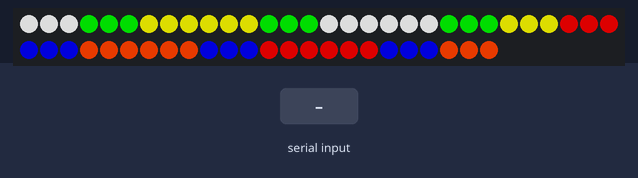
A sketch run on a simulated ESP32. On the bench: 54 RGB LEDs in strip order, left to right, continuing on the next row. The test bench sets the inputs (shaded band). Dim RGB values are drawn brighter than linear; nothing arrives over Bluetooth unless stated.

Above: at 1.2 s.
1.3 s: "r" received over the second serial link
At 2.5 s:
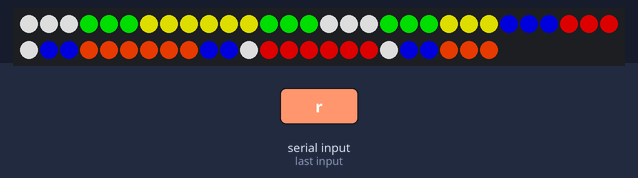
2.8 s: "l" received over the second serial link
At 3.7 s:
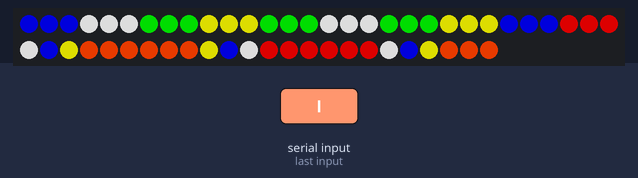
Timing chart, 0 to 5.8 s (numbered marks = the images above; inputs shaded):
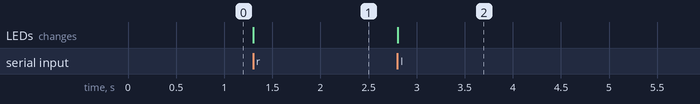

The sketch:

Qrkly_Led_Cube_v1.ino
```cpp
#include <Adafruit_NeoPixel.h>
#include <BluetoothSerial.h>
#include <Arduino.h>
BluetoothSerial serialBT;
#define PIN 18 // Pin Numarasi
#define NUMPIXELS 54 // Pixel Sayisi

// NOTASYONLAR:   R -> r    R'-> s    L -> l    L'-> m    U -> u    U'-> v    D -> d    D'-> e    F -> f    F'-> g    B -> b    B'-> c
Adafruit_NeoPixel pixels(NUMPIXELS, PIN, NEO_GRB + NEO_KHZ800);

uint32_t colors[] = {pixels.Color(150, 150, 150), pixels.Color(0, 150, 0),pixels.Color(150, 150, 0),pixels.Color(150, 0, 0),pixels.Color(0, 0, 150),pixels.Color(180, 45, 0)};
int values[] = {0,0,0,1,1,1,2,2,2,2,2,2,1,1,1,0,0,0,0,0,0,1,1,1,2,2,2,3,3,3,4,4,4,5,5,5,5,5,5,4,4,4,3,3,3,3,3,3,4,4,4,5,5,5,6,6,6};

int RRotate[] = {26, 25, 24, 23, 22, 21, 20, 19, 18, 48, 41, 30,    27, 44, 45, 46, 47, 42, 29, 28,     23, 22, 21, 20, 19, 18, 48, 41, 30, 26, 25, 24,   45, 46, 47, 42, 29, 28, 27, 44};
int RiRotate[] = {23, 22, 21, 20, 19, 18, 48, 41, 30, 26, 25, 24,    27, 44, 45, 46, 47, 42, 29, 28,    26, 25, 24, 23, 22, 21, 20, 19, 18, 48, 41, 30,   29, 28, 27, 44, 45, 46, 47, 42};
int LRotate[] = {0, 1, 2, 3, 4, 5, 6, 7, 8, 32, 39, 50,    51, 52, 53, 36, 35, 34, 33, 38,   3, 4, 5, 6, 7, 8, 32, 39, 50, 0, 1, 2,   53, 36, 35, 34, 33, 38, 51, 52};
int LiRotate[] = {0, 1, 2, 3, 4, 5, 6, 7, 8, 32, 39, 50,    51, 52, 53, 36, 35, 34, 33, 38,    32, 39, 50, 0, 1, 2, 3, 4, 5, 6, 7, 8,   33, 38, 51, 52, 53, 36, 35, 34};
int URotate[] = {3, 14, 21, 51, 52, 53, 48, 49, 50, 45, 46, 47,   0, 1, 2, 15, 20, 19, 18, 17,     51, 52, 53, 48, 49, 50, 45, 46, 47, 3, 14, 21,    18, 17, 0, 1, 2, 15, 20, 19};
int UiRotate[] = {3, 14, 21, 51, 52, 53, 48, 49, 50, 45, 46, 47,   0, 1, 2, 15, 20, 19, 18, 17,      45, 46, 47, 3, 14, 21, 51, 52, 53, 48, 49, 50,    2, 15, 20, 19, 18, 17, 0, 1};
int DRotate[] = {5, 12, 23, 27, 28, 29, 30, 31, 32, 33, 34, 35,   6, 11, 24, 25, 26, 9, 8, 7,    27, 28, 29, 30, 31, 32, 33, 34, 35, 5, 12, 23,   24, 25, 26, 9, 8, 7, 6, 11};
int DiRotate[] = {5, 12, 23, 27, 28, 29, 30, 31, 32, 33, 34, 35,   6, 11, 24, 25, 26, 9, 8, 7,     33, 34, 35, 5, 12, 23, 27, 28, 29, 30, 31, 32,   8, 7, 6, 11, 24, 25, 26, 9};
int FRotate[] = {2, 15, 20, 45, 44, 27, 24, 11, 6, 35, 36, 53,    3, 14, 21, 22, 23, 12, 5, 4,     45, 44, 27, 24, 11, 6, 35, 36, 53, 2, 15, 20,    21, 22, 23, 12, 5, 4, 3, 14};
int FiRotate[] = {2, 15, 20, 45, 44, 27, 24, 11, 6, 35, 36, 53,    3, 14, 21, 22, 23, 12, 5, 4,     35, 36, 53, 2, 15, 20, 45, 44, 27, 24, 11, 6,    5, 4, 3, 14, 21, 22, 23, 12};
int BRotate[] = {29, 42, 47, 18, 17, 0, 51, 38, 33, 8, 9, 26,    48, 49, 50, 39, 32, 31, 30, 41,    18, 17, 0, 51, 38, 33, 8, 9, 26, 29, 42, 47,    50, 39, 32, 31, 30, 41, 48, 49};
int BiRotate[] = {29, 42, 47, 18, 17, 0, 51, 38, 33, 8, 9, 26,    48, 49, 50, 39, 32, 31, 30, 41,     8, 9, 26, 29, 42, 47, 18, 17, 0, 51, 38, 33,    30, 41, 48, 49, 50, 39, 32, 31};

void setup() {
  serialBT.begin("Project QRKLY");
  pixels.begin();
  setInitialColors();
}
void loop() {
  if (serialBT.available() > 0) {
    char command = serialBT.read();
    switch(command) {
      case 'r': rotate(RRotate); break;
      case 's': rotate(RiRotate); break;
      case 'l': rotate(LRotate); break;
      case 'm': rotate(LiRotate); break;
      case 'u': rotate(URotate); break;
      case 'v': rotate(UiRotate); break;
      case 'd': rotate(DRotate); break;
      case 'e': rotate(DiRotate); break;
      case 'f': rotate(FRotate); break;
      case 'g': rotate(FiRotate); break;
      case 'b': rotate(BRotate); break;
      case 'c': rotate(BiRotate); break;
    }

  }
}
void setInitialColors() {
  for(int i = 0; i < NUMPIXELS; i++) {
    pixels.setPixelColor(i,colors[values[i]]);
  }
  pixels.show();
}
void rotate(int a[]) {
  // --- Çevre döngüsü: 12 LED ---
  uint32_t tempColor[12];
  for(int i = 0; i < 12; i++) {
    tempColor[i] = values[a[i]];
  }
  for(int i = 0; i < 12; i++) {
    pixels.setPixelColor(a[20 + i], colors[tempColor[i]]);
    values[a[20 + i]] = tempColor[i];
  }

  // --- Yüz döngüsü: 8 LED ---
  uint32_t faceColor[8];
  for(int i = 0; i < 8; i++) {
    faceColor[i] = values[a[12 + i]];
  }
  for(int i = 0; i < 8; i++) {
    pixels.setPixelColor(a[32 + i], colors[faceColor[i]]);
    values[a[32 + i]] = faceColor[i];
  }

  pixels.show();
}
```

Measured:
- after the input at 1.3 s, the LEDs: change at once (image 1)
- after the input at 2.8 s, the LEDs: change at once (image 2)
